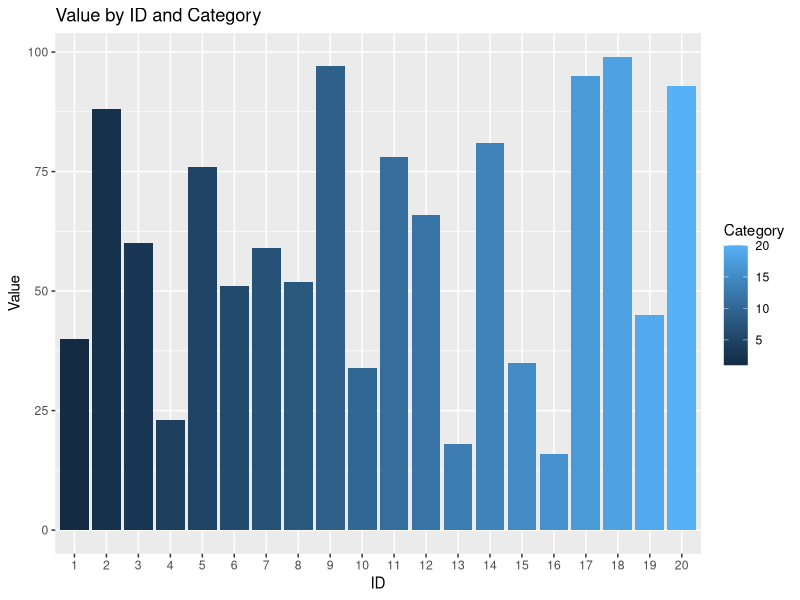

Write R code to recreate this figure.
# demo R script

# load libraries
library(ggplot2)

# create fake data
set.seed(123)
df <- data.frame(
  ID = 1:20,
  Category = rep(c("A", "B", "D", "F"), each = 5),
  Value = sample(10:100, 20)
)

# make plot
ggplot(df, aes(x = factor(ID), y = Value, fill = ID)) +
  geom_bar(stat = "identity", position = "dodge") +
  labs(
    title = "Value by ID and Category",
    x = "ID",
    y = "Value",
    fill = "Category"
  )
